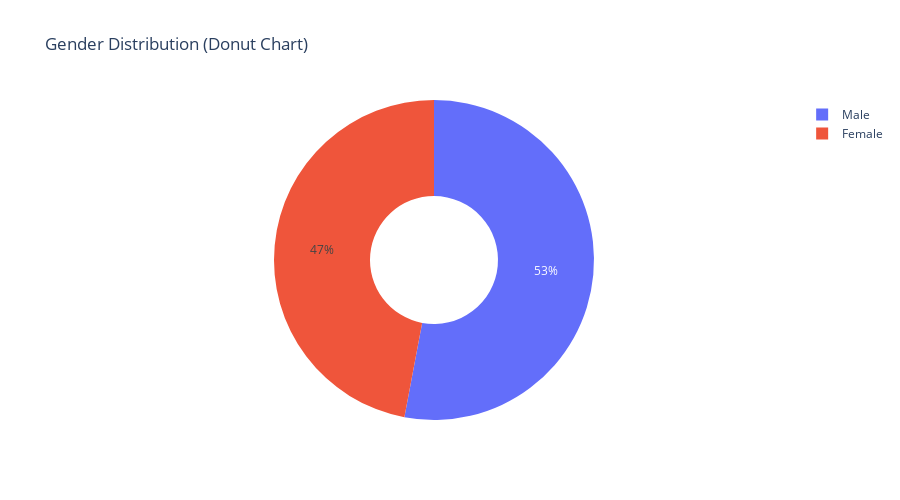
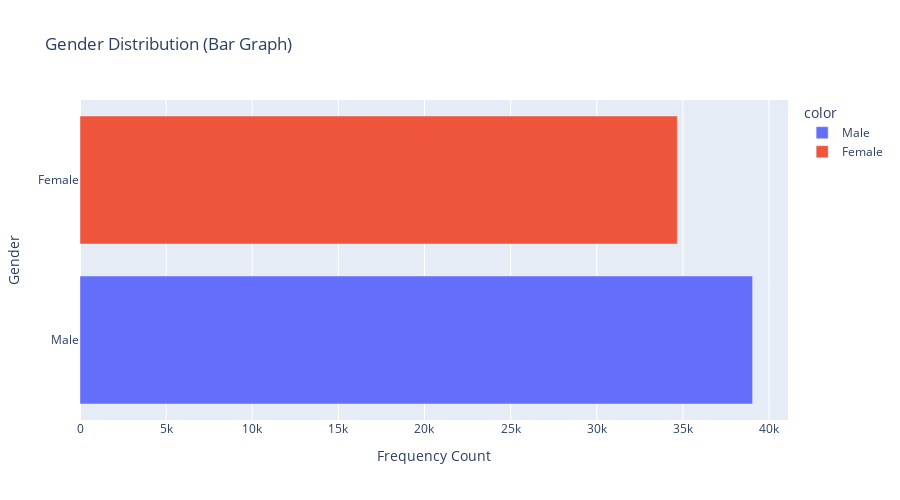

The notebook cell these images were saved under, in order:
### Code cell
# Counting the genders
gender_counts = Counter(train_df['gender'])
gender_counts

male_count = gender_counts[0]
female_count = gender_counts[1]

# Visualization of gender imbalance
gender_mapping = ['Male', 'Female']
pie_chart = px.pie(
    names=gender_mapping,
    values=[male_count, female_count],
    hole=0.4,
    title="Gender Distribution (Donut Chart)",
    height=500
)
pie_chart.show()


bar_graph = px.bar(
    y=gender_mapping,
    x=[male_count, female_count],
    title="Gender Distribution (Bar Graph)",
    color=gender_mapping,
    height=500
)
bar_graph.update_layout(
    yaxis_title="Gender",
    xaxis_title="Frequency Count"
)
bar_graph.show()

### Figure 1 — Plotly figure (JSON) as saved in the notebook; plotly's stock layout.template omitted (floating-point values rounded to 4 significant figures)
{"data": [{"domain": {"x": [0, 1], "y": [0, 1]}, "hole": 0.4, "hovertemplate": "label=%{label}<br>value=%{value}<extra></extra>", "labels": ["Male", "Female"], "legendgroup": "", "name": "", "showlegend": true, "type": "pie", "values": [39051, 34681]}], "layout": {"height": 500, "legend": {"tracegroupgap": 0}, "title": {"text": "Gender Distribution (Donut Chart)"}}}

### Figure 2 — Plotly figure (JSON) as saved in the notebook; plotly's stock layout.template omitted (floating-point values rounded to 4 significant figures)
{"data": [{"alignmentgroup": "True", "hovertemplate": "color=Male<br>x=%{x}<br>y=%{y}<extra></extra>", "legendgroup": "Male", "marker": {"color": "#636efa", "pattern": {"shape": ""}}, "name": "Male", "offsetgroup": "Male", "orientation": "h", "showlegend": true, "textposition": "auto", "type": "bar", "x": [39051], "xaxis": "x", "y": ["Male"], "yaxis": "y"}, {"alignmentgroup": "True", "hovertemplate": "color=Female<br>x=%{x}<br>y=%{y}<extra></extra>", "legendgroup": "Female", "marker": {"color": "#EF553B", "pattern": {"shape": ""}}, "name": "Female", "offsetgroup": "Female", "orientation": "h", "showlegend": true, "textposition": "auto", "type": "bar", "x": [34681], "xaxis": "x", "y": ["Female"], "yaxis": "y"}], "layout": {"barmode": "relative", "height": 500, "legend": {"title": {"text": "color"}, "tracegroupgap": 0}, "title": {"text": "Gender Distribution (Bar Graph)"}, "xaxis": {"anchor": "y", "domain": [0, 1], "title": {"text": "Frequency Count"}}, "yaxis": {"anchor": "x", "domain": [0, 1], "title": {"text": "Gender"}}}}
